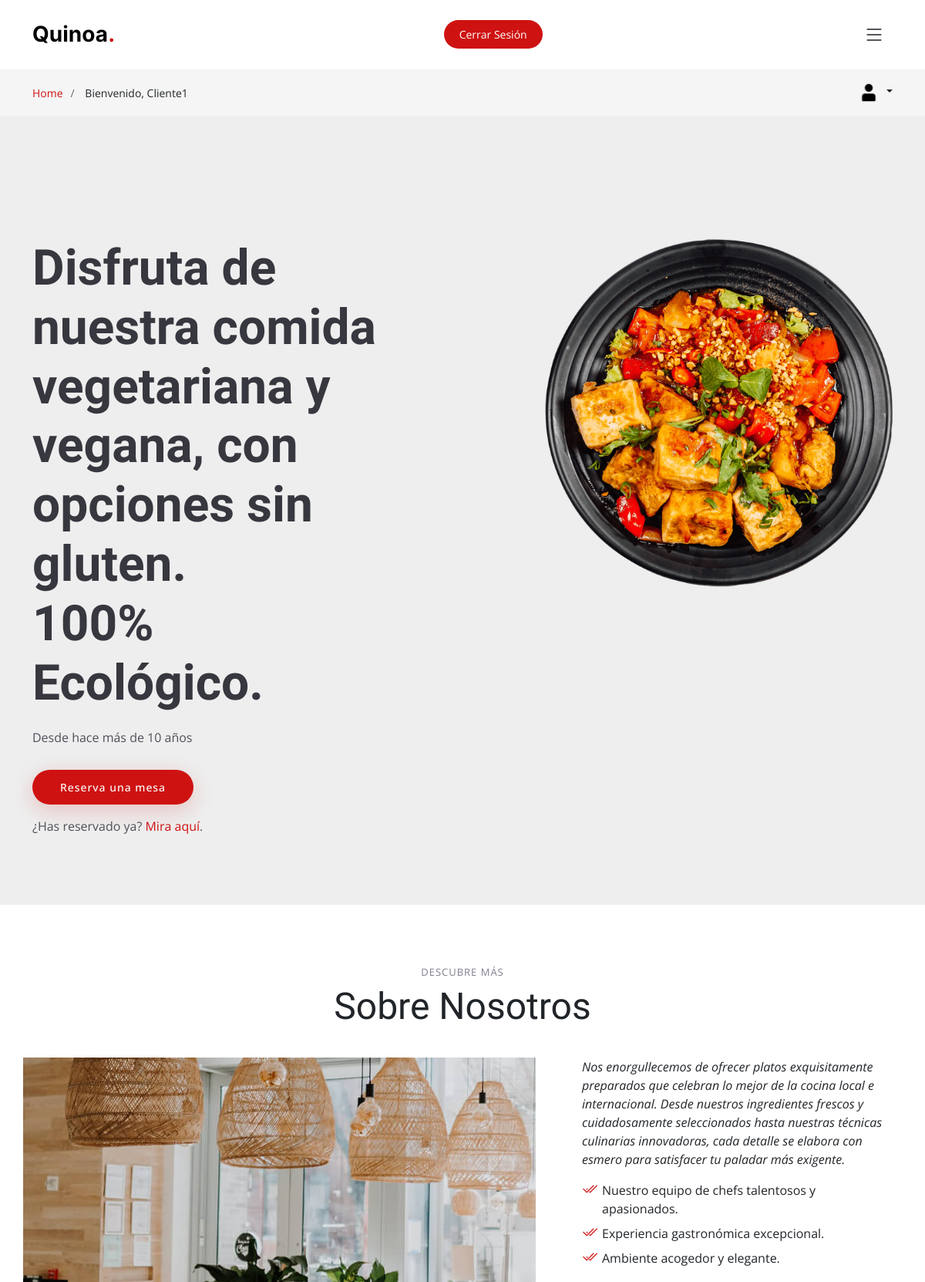
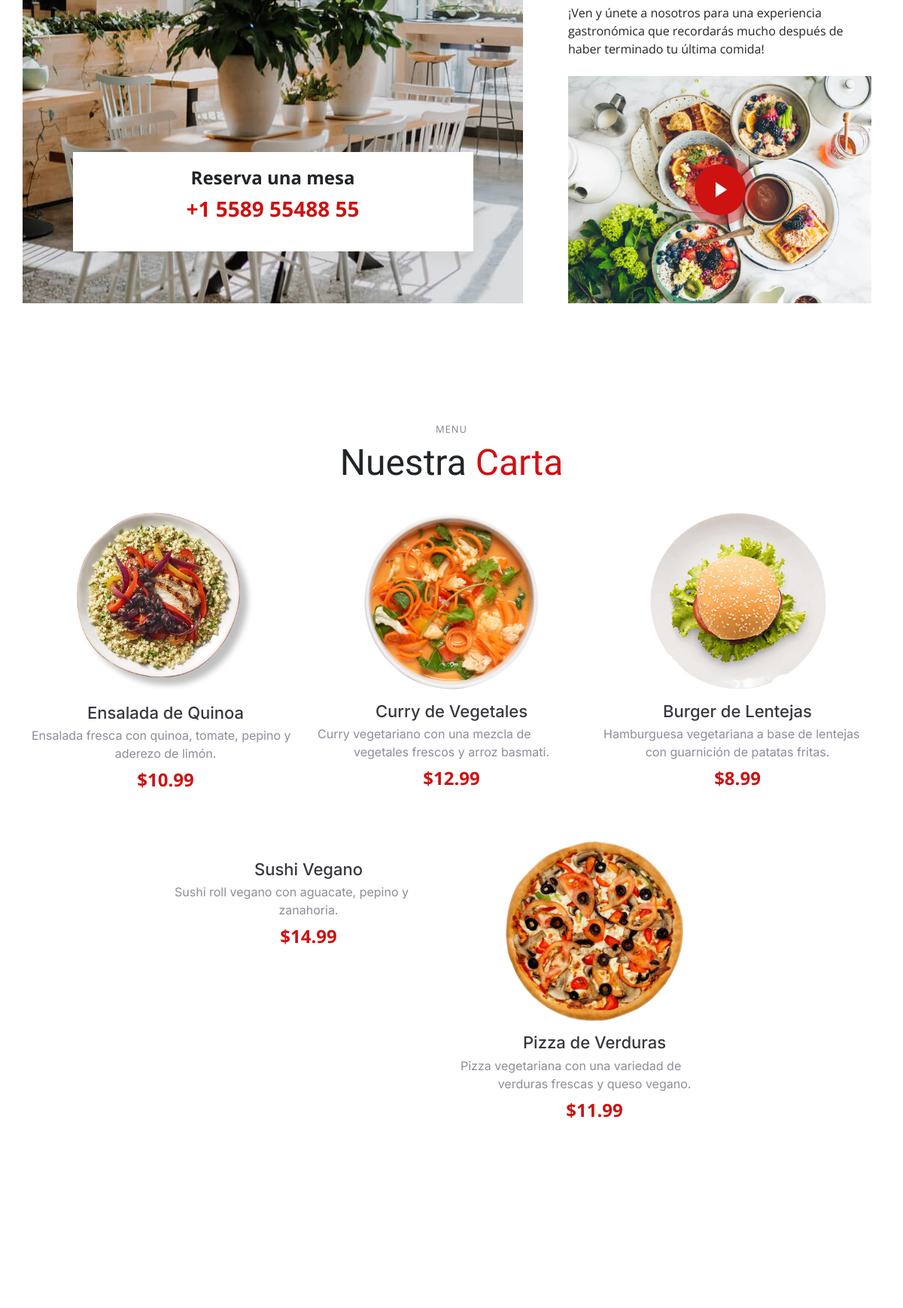
Screenshot of /indexCliente.php (signed in, upper part) with the database file from the repository (2 pictures, top to bottom).
### tables this page shows
CREATE TABLE `menu` (
  `id` int(11) NOT NULL,
  `name` varchar(255) DEFAULT NULL,
  `descrip` varchar(255) DEFAULT NULL,
  `price` decimal(10,2) DEFAULT NULL,
  `img` varchar(255) DEFAULT NULL,
  `state` int(11) NOT NULL
);

### consultas.php (called while the page is built, shortened)
<?php
function conectar()
{
    $conexion = mysqli_connect(server, usuario, clave, nombre);
    return $conexion;
}
function listarMenuIndex()
{
    $conexion = conectar();
    $menuItems = array();
    if ($conexion != null) {
        $sql = "SELECT * FROM menu WHERE state = 1 ORDER BY id ASC";
        $consulta = mysqli_query($conexion, $sql);
        if (mysqli_num_rows($consulta) > 0) {
            while ($datos = mysqli_fetch_assoc($consulta)) {
                $menuItems[] = $datos;
            }
        }
    }
    return $menuItems;
}

### indexCliente.php (the view, shortened to what this page needs)
<?php
require_once ("consultas.php");
$menuItems = listarMenuIndex();
?>
<!DOCTYPE html>
<html lang="en">
<head>
  <link href="assets/vendor/bootstrap/css/bootstrap.min.css" rel="stylesheet">
  <link href="assets/vendor/bootstrap-icons/bootstrap-icons.css" rel="stylesheet">
  <link href="assets/vendor/aos/aos.css" rel="stylesheet">
  <link href="assets/vendor/glightbox/css/glightbox.min.css" rel="stylesheet">
  <link href="assets/vendor/swiper/swiper-bundle.min.css" rel="stylesheet">
  <link href="assets/css/main.css" rel="stylesheet">
</head>
<body>
  <header id="header" class="header fixed-top d-flex align-items-center">
    <div class="container d-flex align-items-center justify-content-between">
      <a href="indexCliente.php" class="logo d-flex align-items-center me-auto me-lg-0">
        <h1>Quinoa<span>.</span></h1>
      </a>
      <a class="btn-book-a-table" href="iniciosesion.php" name="logout">Cerrar Sesión</a>
      <i class="mobile-nav-toggle mobile-nav-show bi bi-list"></i>
    </div>
  </header>
  <main id="main">
    <div class="breadcrumbs">
      <div class="container">
        <div class="d-flex justify-content-between align-items-center">
          <ol>
            <li><a href="indexCliente.php">Home</a></li>
            <li>
              Bienvenido, <?php echo $_SESSION["login"]["name"]; ?>
            </li>
          </ol>
          <div class="dropdown book-a-table">
            <a class="nav-link dropdown-toggle" data-bs-toggle="dropdown" href="#" role="button" aria-haspopup="true"
              aria-expanded="false">
              <img src="img/usuario.png" alt="Perfil" width="30" height="30">
            </a>
          </div>
        </div>
      </div>
    </div>
    <section id="hero" class="hero d-flex align-items-center section-bg">
      <div class="container">
        <div class="row justify-content-between gy-5">
          <div
            class="col-lg-5 order-2 order-lg-1 d-flex flex-column justify-content-center align-items-center align-items-lg-start text-center text-lg-start">
            <h2 data-aos="fade-up">Disfruta de nuestra comida vegetariana y vegana, con opciones sin gluten.
              <br>100% Ecológico.
            </h2>
            <p data-aos="fade-up" data-aos-delay="100">Desde hace más de 10 años</p>
            <div class="d-flex" data-aos="fade-up" data-aos-delay="200">
              <a href="#reservar" class="btn-book-a-table">Reserva una mesa</a>
            </div>
            <p class="mt-3 text-center" data-aos="fade-up" data-aos-delay="200">
              ¿Has reservado ya? <a href="#" data-bs-toggle="modal" data-bs-target="#modalReservas">Mira aquí</a>.
            </p>
          </div>
          <div class="col-lg-5 order-1 order-lg-2 text-center text-lg-start">
            <img src="assets/img/hero-img.png" class="img-fluid" alt="" data-aos="zoom-out" data-aos-delay="300">
          </div>
        </div>
      </div>
    </section>
    <section id="about" class="about">
    <div class="container" data-aos="fade-up">
      <div class="section-header">
        <h2>Descubre Más</h2>
        <p>Sobre Nosotros<span></span></p>
      </div>
      <div class="row gy-4">
        <div class="col-lg-7 position-relative about-img" style="background-image: url(assets/img/about.jpg) ;"
          data-aos="fade-up" data-aos-delay="150">
          <div class="call-us position-absolute">
            <h4>Reserva una mesa</h4>
            <p>+1 5589 55488 55</p>
          </div>
        </div>
        <div class="col-lg-5 d-flex align-items-end" data-aos="fade-up" data-aos-delay="300">
          <div class="content ps-0 ps-lg-5">
            <p class="fst-italic">
              Nos enorgullecemos de ofrecer platos exquisitamente preparados que celebran lo mejor de la cocina local e
              internacional. Desde nuestros ingredientes frescos y cuidadosamente seleccionados hasta nuestras técnicas
              culinarias innovadoras, cada detalle se elabora con esmero para satisfacer tu paladar más exigente.
            </p>
            <ul>
              <li><i class="bi bi-check2-all"></i> Nuestro equipo de chefs talentosos y apasionados.</li>
              <li><i class="bi bi-check2-all"></i> Experiencia gastronómica excepcional.</li>
              <li><i class="bi bi-check2-all"></i> Ambiente acogedor y elegante.</li>
            </ul>
            <p>
              ¡Ven y únete a nosotros para una experiencia gastronómica que recordarás mucho después de haber terminado
              tu última comida!
            </p>
            <div class="position-relative mt-4">
              <img src="assets/img/about-2.jpg" class="img-fluid" alt="">
              <a href="https://www.youtube.com/watch?v=LXb3EKWsInQ" class="glightbox play-btn"></a>
            </div>
          </div>
        </div>
      </div>
    </div>
  </section>
    <section id="menu" class="menu">
      <div class="container" data-aos="fade-up">
        <div class="section-header">
          <h2>Menu</h2>
          <p>Nuestra <span>Carta</span></p>
        </div>
        <div class="tab-content" data-aos="fade-up" data-aos-delay="300">
          <div class="tab-pane fade active show" id="menu-starters">
            <div class="row gy-5 justify-content-center">
              <?php foreach ($menuItems as $menuItem): ?>
                <div class="col-lg-4 menu-item">
                  <a href="<?php echo $menuItem['img']; ?>" class="glightbox">
                    <img src="<?php echo $menuItem['img']; ?>" class="menu-img img-fluid" alt="">
                  </a>
                  <h4><?php echo $menuItem['name']; ?></h4>
                  <p class="ingredients"><?php echo $menuItem['descrip']; ?></p>
                  <p class="price">$<?php echo $menuItem['price']; ?></p>
                </div>
              <?php endforeach; ?>
            </div>
          </div>
        </div>
      </div>
    </section>
    <section id="reservar"class="sample-page">
      <div class="container" data-aos="fade-up">
        <section id="book-a-table" class="book-a-table">
        </section>
      </div>
    </section>
</body>
</html>

### rows the page displays
menu: img (picture), name "Ensalada de Quinoa", descrip "Ensalada fresca con quinoa, tomate, pepino y aderezo de limón.", price "10.99"
menu: img (picture), name "Curry de Vegetales", descrip "Curry vegetariano con una mezcla de vegetales frescos y arroz basmati.", price "12.99"
menu: img (picture), name "Burger de Lentejas", descrip "Hamburguesa vegetariana a base de lentejas con guarnición de patatas fritas.", price "8.99"
menu: name "Sushi Vegano", descrip "Sushi roll vegano con aguacate, pepino y zanahoria.", price "14.99"
menu: img (picture), name "Pizza de Verduras", descrip "Pizza vegetariana con una variedad de verduras frescas y queso vegano.", price "11.99"

### other values shown
$_SESSION["login"]["name"] "Cliente1"
